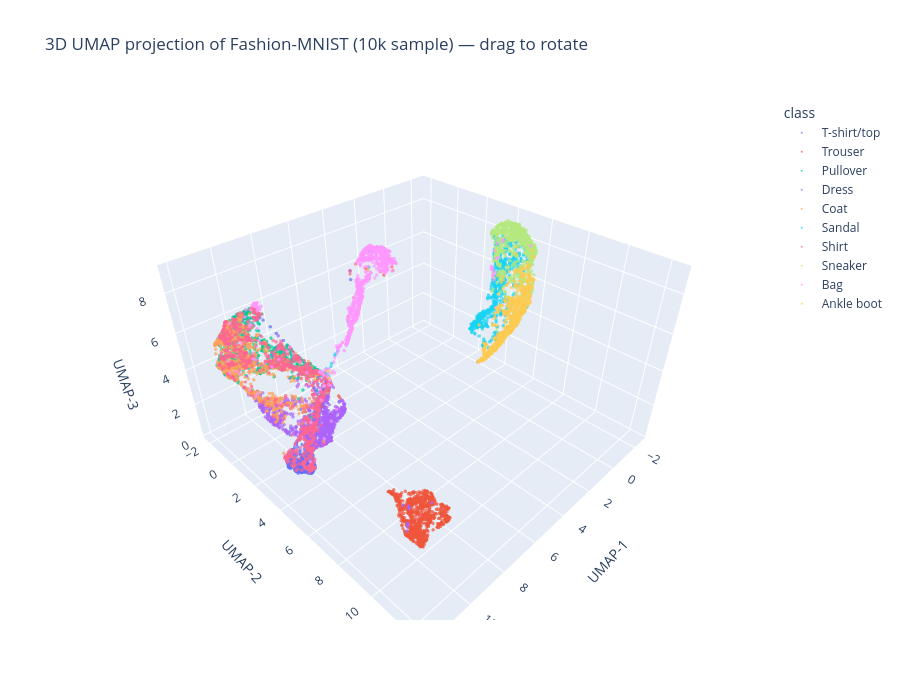

Notebook cell for this chart:
### Markdown cell above
## 6. A 3D UMAP embedding of Fashion-MNIST

### Code cell
import plotly.express as px
import pandas as pd

reducer_3d = umap.UMAP(n_neighbors=15, min_dist=0.1, n_components=3, random_state=42)
embedding_fashion_3d = reducer_3d.fit_transform(X_fashion)

df_3d = pd.DataFrame(embedding_fashion_3d, columns=["UMAP-1", "UMAP-2", "UMAP-3"])
df_3d["class"] = [class_names[int(i)] for i in y_fashion]

fig = px.scatter_3d(
    df_3d, x="UMAP-1", y="UMAP-2", z="UMAP-3",
    color="class", category_orders={"class": class_names},
    opacity=0.7, height=700,
    title="3D UMAP projection of Fashion-MNIST (10k sample) — drag to rotate",
)
fig.update_traces(marker=dict(size=2))
fig.show()

### Figure 1 — Plotly figure (JSON) as saved in the notebook; plotly's stock layout.template omitted (floating-point values rounded to 4 significant figures; data arrays with more than 128 entries replaced by an {"elided": "..."} marker saying what was removed)
{"data": [{"hovertemplate": "class=T-shirt/top<br>UMAP-1=%{x}<br>UMAP-2=%{y}<br>UMAP-3=%{z}<extra></extra>", "legendgroup": "T-shirt/top", "marker": {"color": "#636efa", "opacity": 0.7, "size": 2, "symbol": "circle"}, "mode": "markers", "name": "T-shirt/top", "scene": "scene", "showlegend": true, "type": "scatter3d", "x": {"elided": "1000 float values"}, "y": {"elided": "1000 float values"}, "z": {"elided": "1000 float values"}}, {"hovertemplate": "class=Trouser<br>UMAP-1=%{x}<br>UMAP-2=%{y}<br>UMAP-3=%{z}<extra></extra>", "legendgroup": "Trouser", "marker": {"color": "#EF553B", "opacity": 0.7, "size": 2, "symbol": "circle"}, "mode": "markers", "name": "Trouser", "scene": "scene", "showlegend": true, "type": "scatter3d", "x": {"elided": "1000 float values"}, "y": {"elided": "1000 float values"}, "z": {"elided": "1000 float values"}}, {"hovertemplate": "class=Pullover<br>UMAP-1=%{x}<br>UMAP-2=%{y}<br>UMAP-3=%{z}<extra></extra>", "legendgroup": "Pullover", "marker": {"color": "#00cc96", "opacity": 0.7, "size": 2, "symbol": "circle"}, "mode": "markers", "name": "Pullover", "scene": "scene", "showlegend": true, "type": "scatter3d", "x": {"elided": "1000 float values"}, "y": {"elided": "1000 float values"}, "z": {"elided": "1000 float values"}}, {"hovertemplate": "class=Dress<br>UMAP-1=%{x}<br>UMAP-2=%{y}<br>UMAP-3=%{z}<extra></extra>", "legendgroup": "Dress", "marker": {"color": "#ab63fa", "opacity": 0.7, "size": 2, "symbol": "circle"}, "mode": "markers", "name": "Dress", "scene": "scene", "showlegend": true, "type": "scatter3d", "x": {"elided": "1000 float values"}, "y": {"elided": "1000 float values"}, "z": {"elided": "1000 float values"}}, {"hovertemplate": "class=Coat<br>UMAP-1=%{x}<br>UMAP-2=%{y}<br>UMAP-3=%{z}<extra></extra>", "legendgroup": "Coat", "marker": {"color": "#FFA15A", "opacity": 0.7, "size": 2, "symbol": "circle"}, "mode": "markers", "name": "Coat", "scene": "scene", "showlegend": true, "type": "scatter3d", "x": {"elided": "1000 float values"}, "y": {"elided": "1000 float values"}, "z": {"elided": "1000 float values"}}, {"hovertemplate": "class=Sandal<br>UMAP-1=%{x}<br>UMAP-2=%{y}<br>UMAP-3=%{z}<extra></extra>", "legendgroup": "Sandal", "marker": {"color": "#19d3f3", "opacity": 0.7, "size": 2, "symbol": "circle"}, "mode": "markers", "name": "Sandal", "scene": "scene", "showlegend": true, "type": "scatter3d", "x": {"elided": "1000 float values"}, "y": {"elided": "1000 float values"}, "z": {"elided": "1000 float values"}}, {"hovertemplate": "class=Shirt<br>UMAP-1=%{x}<br>UMAP-2=%{y}<br>UMAP-3=%{z}<extra></extra>", "legendgroup": "Shirt", "marker": {"color": "#FF6692", "opacity": 0.7, "size": 2, "symbol": "circle"}, "mode": "markers", "name": "Shirt", "scene": "scene", "showlegend": true, "type": "scatter3d", "x": {"elided": "1000 float values"}, "y": {"elided": "1000 float values"}, "z": {"elided": "1000 float values"}}, {"hovertemplate": "class=Sneaker<br>UMAP-1=%{x}<br>UMAP-2=%{y}<br>UMAP-3=%{z}<extra></extra>", "legendgroup": "Sneaker", "marker": {"color": "#B6E880", "opacity": 0.7, "size": 2, "symbol": "circle"}, "mode": "markers", "name": "Sneaker", "scene": "scene", "showlegend": true, "type": "scatter3d", "x": {"elided": "1000 float values"}, "y": {"elided": "1000 float values"}, "z": {"elided": "1000 float values"}}, {"hovertemplate": "class=Bag<br>UMAP-1=%{x}<br>UMAP-2=%{y}<br>UMAP-3=%{z}<extra></extra>", "legendgroup": "Bag", "marker": {"color": "#FF97FF", "opacity": 0.7, "size": 2, "symbol": "circle"}, "mode": "markers", "name": "Bag", "scene": "scene", "showlegend": true, "type": "scatter3d", "x": {"elided": "1000 float values"}, "y": {"elided": "1000 float values"}, "z": {"elided": "1000 float values"}}, {"hovertemplate": "class=Ankle boot<br>UMAP-1=%{x}<br>UMAP-2=%{y}<br>UMAP-3=%{z}<extra></extra>", "legendgroup": "Ankle boot", "marker": {"color": "#FECB52", "opacity": 0.7, "size": 2, "symbol": "circle"}, "mode": "markers", "name": "Ankle boot", "scene": "scene", "showlegend": true, "type": "scatter3d", "x": {"elided": "1000 float values"}, "y": {"elided": "1000 float values"}, "z": {"elided": "1000 float values"}}], "layout": {"height": 700, "legend": {"title": {"text": "class"}, "tracegroupgap": 0}, "scene": {"domain": {"x": [0, 1], "y": [0, 1]}, "xaxis": {"title": {"text": "UMAP-1"}}, "yaxis": {"title": {"text": "UMAP-2"}}, "zaxis": {"title": {"text": "UMAP-3"}}}, "title": {"text": "3D UMAP projection of Fashion-MNIST (10k sample) — drag to rotate"}}}
